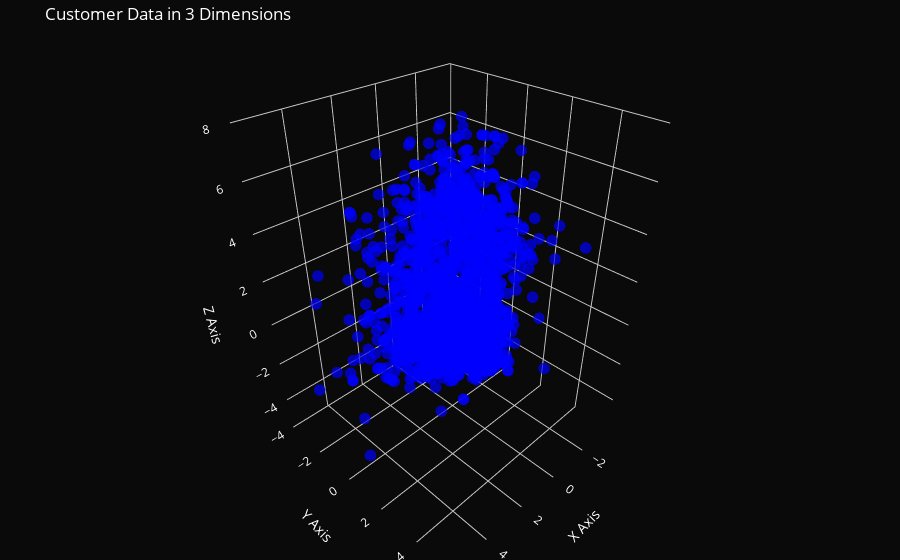

Here is the notebook cell this chart was saved with:
### Markdown cell above
We have 3 Dimensional data now. Let's check the plot

### Code cell
# Define data for 3D scatter plot
scatter_data = go.Scatter3d(
    x=X_reduced.T[1],
    y=X_reduced.T[2],
    z=X_reduced.T[0],
    mode='markers',
    marker=dict(
        size=4,
        color='blue',
        opacity=0.7
    )
)

# Define layout for the plot
layout = go.Layout(
    title='Customer Data in 3 Dimensions',
    scene=dict(
        xaxis=dict(title='X Axis', backgroundcolor='rgb(10, 10, 10)', gridcolor='rgb(200, 200, 200)', showbackground=True, zerolinecolor='rgb(200, 200, 200)'),
        yaxis=dict(title='Y Axis', backgroundcolor='rgb(10, 10, 10)', gridcolor='rgb(200, 200, 200)', showbackground=True, zerolinecolor='rgb(200, 200, 200)'),
        zaxis=dict(title='Z Axis', backgroundcolor='rgb(10, 10, 10)', gridcolor='rgb(200, 200, 200)', showbackground=True, zerolinecolor='rgb(200, 200, 200)')
    ),
    margin=dict(l=0, r=0, b=0, t=40),
    paper_bgcolor='rgb(10, 10, 10)',
    font=dict(color='white')
)

# Create the plot
fig = go.Figure(data=[scatter_data], layout=layout)

# Show the plot
fig.show()

fig = plt.figure(figsize=(10, 10))
ax = fig.add_subplot(111, projection='3d')

ax.scatter(X_reduced.T[1], X_reduced.T[2], X_reduced.T[0], c='blue', alpha=0.7)

ax.set_title('Customer Data in 3 Dimensions')
ax.set_xlabel('X Axis')
ax.set_ylabel('Y Axis')
ax.set_zlabel('Z Axis')

plt.show()

### Figure 1 — Plotly figure (JSON) as saved in the notebook; plotly's stock layout.template omitted (floating-point values rounded to 4 significant figures; data arrays with more than 128 entries replaced by an {"elided": "..."} marker saying what was removed)
{"data": [{"marker": {"color": "blue", "opacity": 0.7, "size": 4}, "mode": "markers", "type": "scatter3d", "x": {"elided": "2240 float values"}, "y": {"elided": "2240 float values"}, "z": {"elided": "2240 float values"}}], "layout": {"font": {"color": "white"}, "margin": {"b": 0, "l": 0, "r": 0, "t": 40}, "paper_bgcolor": "rgb(10, 10, 10)", "scene": {"xaxis": {"backgroundcolor": "rgb(10, 10, 10)", "gridcolor": "rgb(200, 200, 200)", "showbackground": true, "title": {"text": "X Axis"}, "zerolinecolor": "rgb(200, 200, 200)"}, "yaxis": {"backgroundcolor": "rgb(10, 10, 10)", "gridcolor": "rgb(200, 200, 200)", "showbackground": true, "title": {"text": "Y Axis"}, "zerolinecolor": "rgb(200, 200, 200)"}, "zaxis": {"backgroundcolor": "rgb(10, 10, 10)", "gridcolor": "rgb(200, 200, 200)", "showbackground": true, "title": {"text": "Z Axis"}, "zerolinecolor": "rgb(200, 200, 200)"}}, "title": {"text": "Customer Data in 3 Dimensions"}}}
